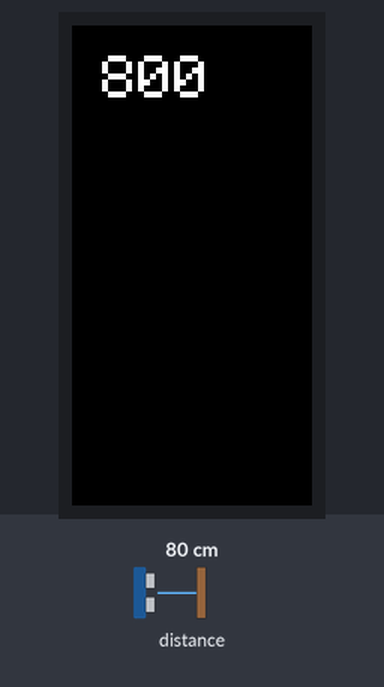
Bench run of a sketch on a simulated ESP32. Shown: 80×160 colour display. The inputs (shaded band) are chosen by the test bench; at power-on: distance to the obstacle 80 cm. Nothing arrives over Bluetooth unless stated; what the sketch prints to the serial monitor is not drawn.

Above: at 1.3 s.
1.4 s: distance to the obstacle set to 2 cm
At 2.2 s:
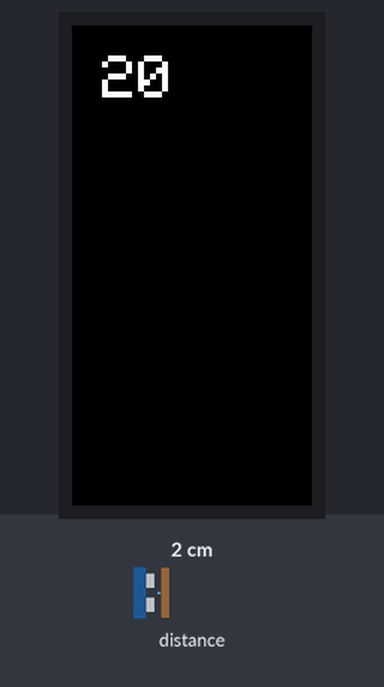
2.9 s: distance to the obstacle set to 4 cm
At 4.1 s:
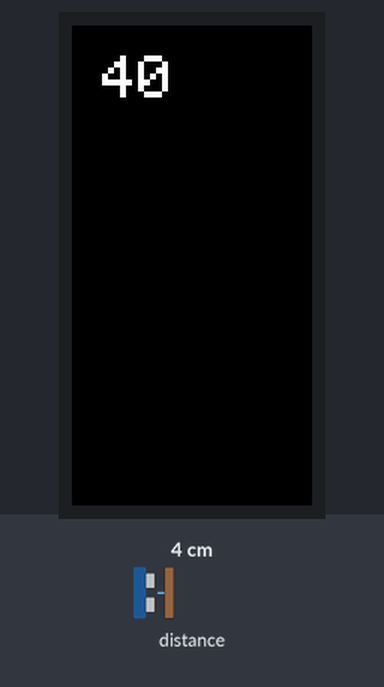
4.4 s: distance to the obstacle set to 9 cm
At 5.0 s:
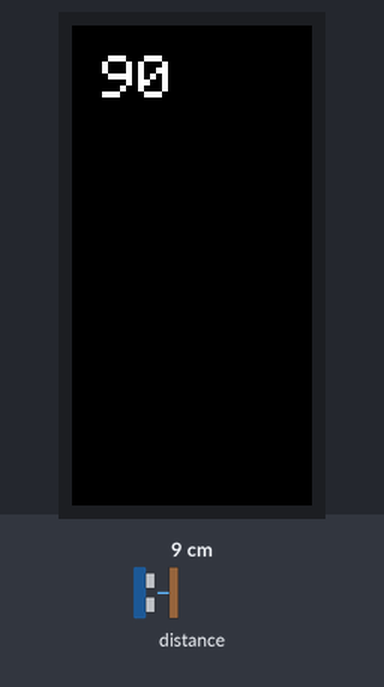
Timing chart, 0 to 7.4 s (numbered marks = the images above; inputs shaded):
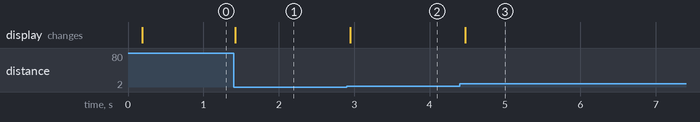

Measured:
- after the input at 1.4 s, the display: changes at once (image 1)
- after the input at 2.9 s, the display: changes after 0.05 s (image 2)
- after the input at 4.4 s, the display: changes after 0.07 s (image 3)

The sketch:

ToF_BS.ino
```cpp
// https://github.com/m5stack/M5StickC/blob/master/examples/Hat/TOF/TOF.ino

// please install vl53l0x lib first (https://github.com/pololu/vl53l0x-arduino)
// lib in Sketch->Includ Library->Library Manager, search for vl53l0x, Author: pololu

#include "M5StickC.h"
#include <Wire.h>
#include <VL53L0X.h>
#include "BluetoothSerial.h"

VL53L0X sensor;
TFT_eSprite img = TFT_eSprite(&M5.Lcd);

BluetoothSerial SerialBT;

void setup() {
  Serial.begin(115200);
//  Wire.begin(0, 26, 100000);
  Wire.begin(0,26);

  M5.begin();

  SerialBT.begin("M5StickC+ToF");

  img.createSprite(160, 80);
  img.fillSprite(BLACK);
  img.setTextColor(WHITE);
  img.setTextSize(2);

  sensor.setTimeout(500);
  if (!sensor.init()) {
    img.setCursor(10, 10);
    img.print("Failed");
    img.pushSprite(0, 0);
    Serial.println("Failed to detect and initialize sensor!");
    while (1) {}
  }
  // Start continuous back-to-back mode (take readings as
  // fast as possible).  To use continuous timed mode
  // instead, provide a desired inter-measurement period in
  // ms (e.g. sensor.startContinuous(100)).
  sensor.startContinuous(100);

}

void loop() {
  uint16_t distance = sensor.readRangeContinuousMillimeters();
  Serial.print(distance);
  if (sensor.timeoutOccurred()) { Serial.print(" TIMEOUT"); }
  Serial.println();
  img.fillSprite(BLACK);
  img.setCursor(10, 10);
  img.print(distance);
  img.pushSprite(0, 0);
  SerialBT.println(distance);
  delay(100);
}
```
